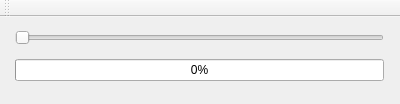
<?xml version="1.0" encoding="UTF-8"?>
<ui version="4.0">
 <class>MainWindow</class>
 <widget class="QMainWindow" name="MainWindow">
  <property name="geometry">
   <rect>
    <x>0</x>
    <y>0</y>
    <width>400</width>
    <height>104</height>
   </rect>
  </property>
  <property name="windowTitle">
   <string>Signals and Slots Demo</string>
  </property>
  <property name="toolTip">
   <string>Move the slider and see the change in Progressbar</string>
  </property>
  <widget class="QWidget" name="centralWidget">
   <widget class="QWidget" name="">
    <property name="geometry">
     <rect>
      <x>4</x>
      <y>-6</y>
      <width>391</width>
      <height>91</height>
     </rect>
    </property>
    <layout class="QVBoxLayout" name="verticalLayout">
     <item>
      <widget class="QSlider" name="horizontalSlider">
       <property name="orientation">
        <enum>Qt::Horizontal</enum>
       </property>
      </widget>
     </item>
     <item>
      <widget class="QProgressBar" name="progressBar">
       <property name="value">
        <number>0</number>
       </property>
      </widget>
     </item>
    </layout>
   </widget>
  </widget>
  <widget class="QToolBar" name="mainToolBar">
   <attribute name="toolBarArea">
    <enum>TopToolBarArea</enum>
   </attribute>
   <attribute name="toolBarBreak">
    <bool>false</bool>
   </attribute>
  </widget>
 </widget>
 <layoutdefault spacing="6" margin="11"/>
 <resources/>
 <connections>
  <connection>
   <sender>horizontalSlider</sender>
   <signal>valueChanged(int)</signal>
   <receiver>progressBar</receiver>
   <slot>setValue(int)</slot>
   <hints>
    <hint type="sourcelabel">
     <x>159</x>
     <y>31</y>
    </hint>
    <hint type="destinationlabel">
     <x>171</x>
     <y>64</y>
    </hint>
   </hints>
  </connection>
 </connections>
</ui>
